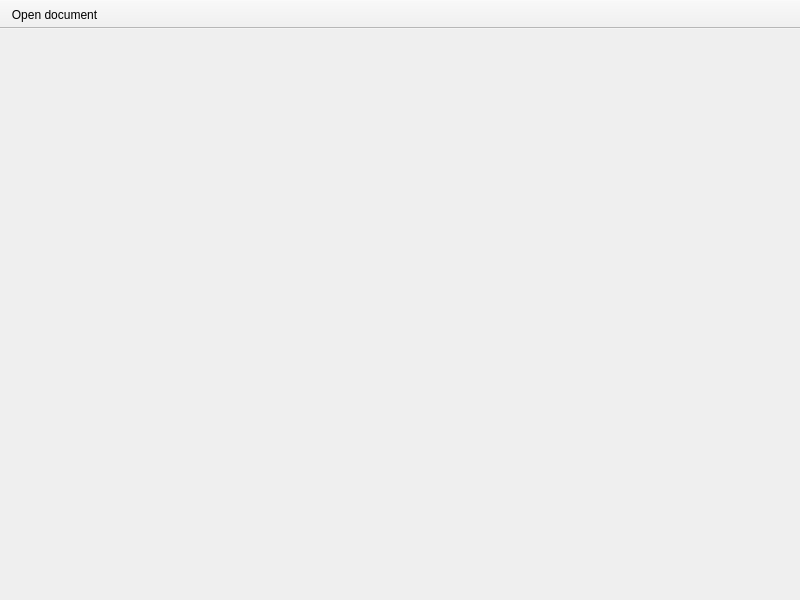
<?xml version="1.0" encoding="UTF-8"?>
<ui version="4.0">
 <class>MainWindow</class>
 <widget class="QMainWindow" name="MainWindow">
  <property name="geometry">
   <rect>
    <x>0</x>
    <y>0</y>
    <width>800</width>
    <height>600</height>
   </rect>
  </property>
  <widget class="QWidget" name="centralwidget"/>
  <widget class="QToolBar" name="toolBar">
   <property name="windowTitle">
    <string>toolBar</string>
   </property>
   <property name="movable">
    <bool>false</bool>
   </property>
   <property name="floatable">
    <bool>false</bool>
   </property>
   <attribute name="toolBarArea">
    <enum>TopToolBarArea</enum>
   </attribute>
   <attribute name="toolBarBreak">
    <bool>false</bool>
   </attribute>
   <addaction name="actionOpen_document"/>
  </widget>
  <action name="actionOpen_document">
   <property name="text">
    <string>Open document</string>
   </property>
   <property name="menuRole">
    <enum>QAction::MenuRole::NoRole</enum>
   </property>
  </action>
 </widget>
 <resources/>
 <connections/>
</ui>
